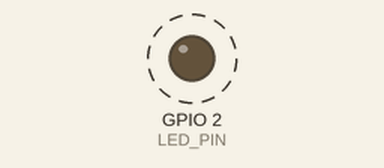
This sketch was run on a simulated ESP32. On the bench: output pins drawn as LEDs (lit = HIGH). Dashed ring = blinking. What the sketch prints to the serial monitor is not drawn.

Above: at 0.2 s.
Timing chart, 0 to 3.0 s (numbered marks = the images above):
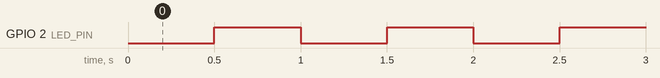

The sketch:

v3_full_pre_i2c.ino
```cpp
// =============================================================================
// 02_verbose_macros – Variant 3: Full pre-I2C
// =============================================================================
// Concept: VERBOSE_LEVEL macros in the context of the full build.
// Adds an extra state-machine enum (MoodState) and logs its transitions,
// mirroring what anxious.ino does.  I2C / PCF8574 not yet introduced.
//
// Wiring: just the ESP32 board – built-in LED on GPIO2.
// =============================================================================

#define VERBOSE_NONE     0
#define VERBOSE_STATE    1
#define VERBOSE_EMOTION  2
#define VERBOSE_FULL     3

// <<<< CHANGE THIS >>>>
#define VERBOSE_LEVEL    VERBOSE_EMOTION

#if VERBOSE_LEVEL >= VERBOSE_STATE
  #define LOG_STATE(x)   Serial.println(x)
#else
  #define LOG_STATE(x)
#endif

#if VERBOSE_LEVEL >= VERBOSE_EMOTION
  #define LOG_EMOTION(x) Serial.println(x)
#else
  #define LOG_EMOTION(x)
#endif

#if VERBOSE_LEVEL >= VERBOSE_FULL
  #define LOG_FULL(x)    Serial.println(x)
#else
  #define LOG_FULL(x)
#endif

// ---- Tuning knobs -----------------------------------------------------------
constexpr int     LED_PIN   = 2;
constexpr uint32_t TICK_MS  = 1500;  // emotion log interval
// -----------------------------------------------------------------------------

// Mood state enum – mirrors anxious.ino
enum class MoodState : uint8_t { Idle, Excited, Anxious, Friendly };

// Minimal fake emotion values used to pick a state
float arousal   = 0.2f;
float anxiety   = 0.1f;
MoodState lastState = MoodState::Idle;

uint32_t lastTickMs  = 0;
uint32_t lastBlinkMs = 0;
bool     ledState    = false;

MoodState chooseState() {
  if (anxiety > 0.65f)  return MoodState::Anxious;
  if (arousal > 0.55f)  return MoodState::Excited;
  return MoodState::Idle;
}

void setup() {
  Serial.begin(115200);
  pinMode(LED_PIN, OUTPUT);
  Serial.println("02_verbose_macros v3 – full pre-I2C");
  LOG_STATE("Sculpture ready.");
}

void loop() {
  uint32_t now = millis();

  // Slowly grow arousal to show state transitions
  arousal += 0.0003f;
  if (arousal > 1.0f) arousal = 0.0f;

  // LED heartbeat
  if (now - lastBlinkMs >= 500) {
    lastBlinkMs = now;
    ledState    = !ledState;
    digitalWrite(LED_PIN, ledState ? HIGH : LOW);
  }

  // State-transition log
  MoodState s = chooseState();
  if (s != lastState) {
    lastState = s;
    LOG_STATE("STATE change");
  }

  // Periodic emotion log
  if (now - lastTickMs >= TICK_MS) {
    lastTickMs = now;
    LOG_EMOTION("EMOTION: arousal=" + String(arousal, 2) +
                " anxiety=" + String(anxiety, 2));
    LOG_FULL("FULL: raw detail here");
  }
}
```

Measured:
- by itself, GPIO 2 (LED_PIN): alternates HIGH for 0.50 s and LOW for 0.50 s
